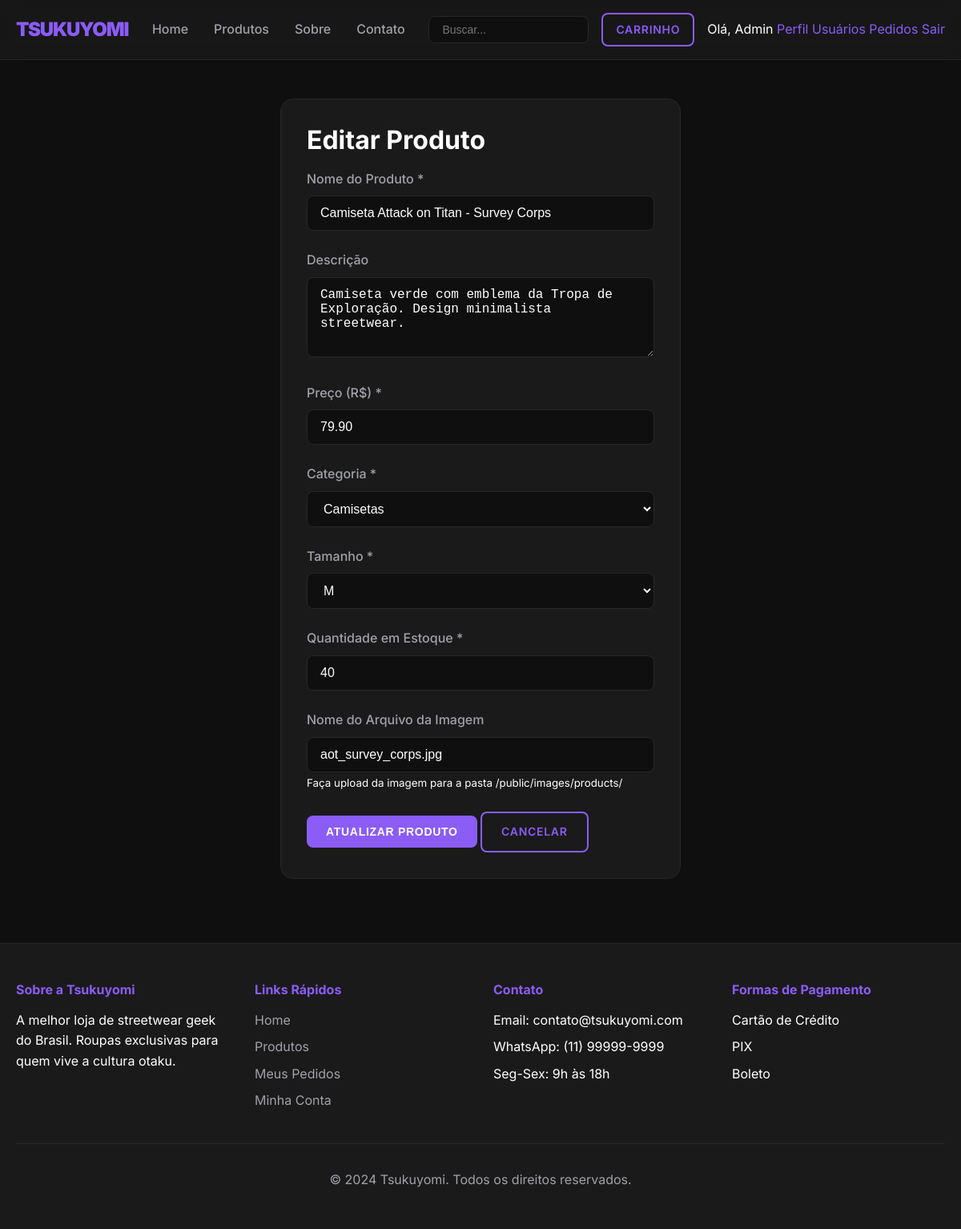
Before: /public/index.php?action=edit_product&id=3 (signed in) with the older database file.
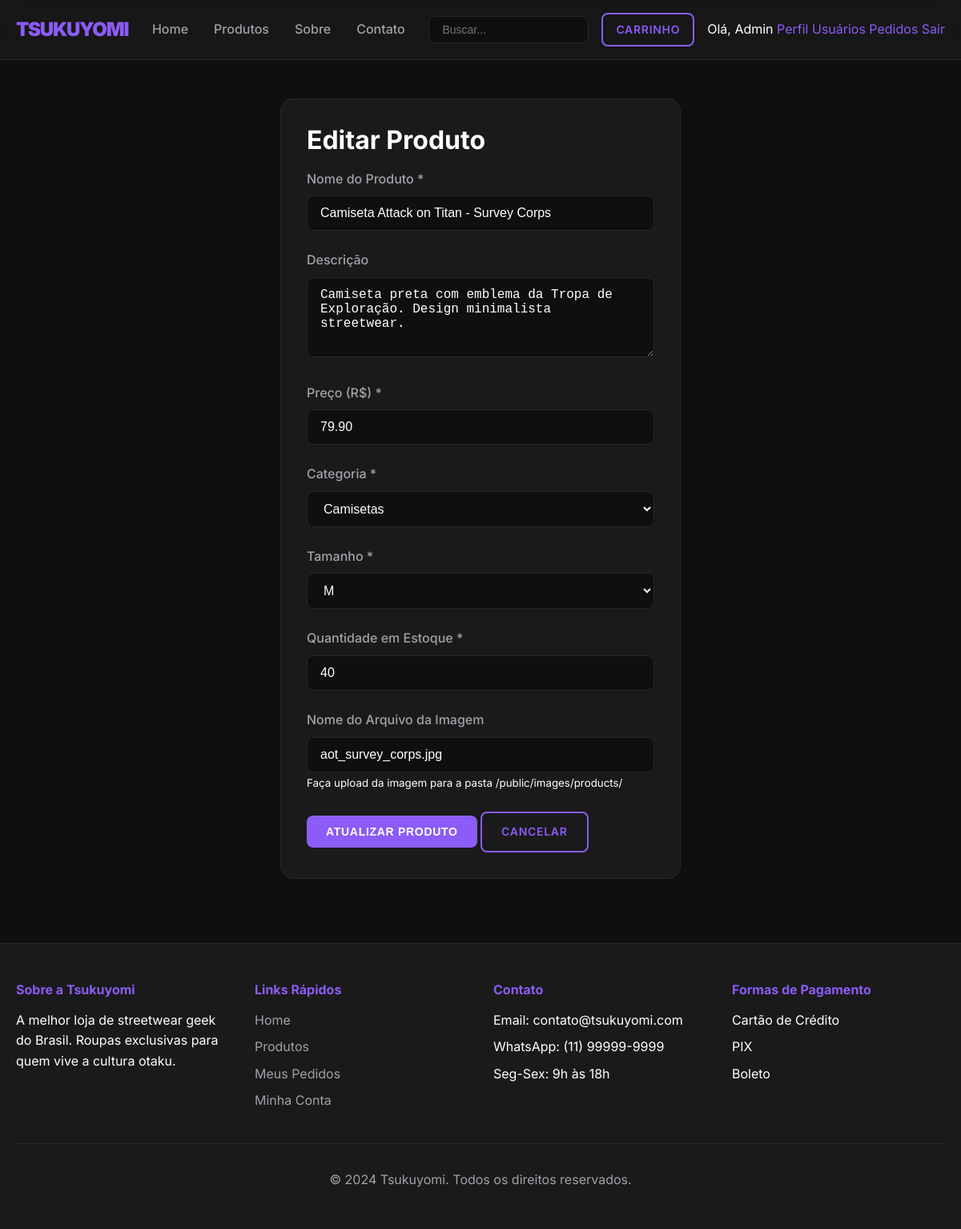
After: the same page with the newer database file.
### tables this page shows
CREATE TABLE `products` (
  `id` int(11) NOT NULL,
  `name` varchar(200) NOT NULL,
  `description` text DEFAULT NULL,
  `price` decimal(10,2) NOT NULL,
  `category` varchar(100) DEFAULT NULL,
  `size` varchar(10) DEFAULT NULL,
  `stock_quantity` int(11) DEFAULT 0,
  `image_url` varchar(255) DEFAULT NULL,
  `created_at` timestamp NOT NULL DEFAULT current_timestamp(),
  `updated_at` timestamp NOT NULL DEFAULT current_timestamp() ON UPDATE current_timestamp()
);

### controllers/ProductController.php (called while the page is built, shortened)
<?php
require_once '../config/database.php';
require_once '../models/Product.php';
class ProductController {
    private $product;
    public function __construct() {
        $database = new Database();
        $this->db = $database->getConnection();
        $this->product = new Product($this->db);
    }
    public function edit($id) {
        $this->product->id = $id;
        $this->product->readOne();
        include '../views/products/edit.php';
    }
}
?>

### config/database.php (called while the page is built, shortened)
<?php
class Database {
    private $host = "localhost";
    private $db_name = "tsukuyomi_store";
    private $username = "root";
    private $password = "";
    public function getConnection() {
        $this->conn = null;
        try {
            $this->conn = new PDO("mysql:host=" . $this->host . ";dbname=" . $this->db_name,
                                  $this->username, $this->password);
            $this->conn->exec("set names utf8");
            $this->conn->setAttribute(PDO::ATTR_ERRMODE, PDO::ERRMODE_EXCEPTION);
        } catch(PDOException $exception) {
            echo "Connection error: " . $exception->getMessage();
        }
        return $this->conn;
    }
}
?>

### models/Product.php (called while the page is built, shortened)
<?php
class Product {
    private $conn;
    private $table_name = "products";
    public $id;
    public function __construct($db) {
        $this->conn = $db;
    }
    public function readOne() {
        $query = "SELECT * FROM " . $this->table_name . " WHERE id = ? LIMIT 0,1";
        $stmt = $this->conn->prepare($query);
        $stmt->bindParam(1, $this->id);
        $stmt->execute();
        $row = $stmt->fetch(PDO::FETCH_ASSOC);
        if($row) {
            $this->name = $row['name'];
            $this->description = $row['description'];
            $this->price = $row['price'];
            $this->category = $row['category'];
            $this->size = $row['size'];
            $this->stock_quantity = $row['stock_quantity'];
            $this->image_url = $row['image_url'];
        }
    }
}
?>

### views/products/edit.php (the view, shortened to what this page needs)
<?php include '../views/layout/header.php'; ?>
<div class="form-container">
    <h2>Editar Produto</h2>
    <form action="/tsukuyomi/public/index.php?action=update_product&id=<?php echo $this->product->id; ?>" method="POST">
        <div class="form-group">
            <label for="name">Nome do Produto *</label>
            <input type="text" id="name" name="name" class="form-control"
                   value="<?php echo htmlspecialchars($this->product->name); ?>" required>
        </div>
        <div class="form-group">
            <label for="description">Descrição</label>
            <textarea id="description" name="description" class="form-control" rows="4"><?php echo htmlspecialchars($this->product->description); ?></textarea>
        </div>
        <div class="form-group">
            <label for="price">Preço (R$) *</label>
            <input type="number" id="price" name="price" class="form-control" step="0.01"
                   value="<?php echo $this->product->price; ?>" required>
        </div>
        <div class="form-group">
            <label for="category">Categoria *</label>
            <select id="category" name="category" class="form-control" required>
                <option value="Camisetas" <?php echo $this->product->category == 'Camisetas' ? 'selected' : ''; ?>>Camisetas</option>
            </select>
        </div>
        <div class="form-group">
            <label for="size">Tamanho *</label>
            <select id="size" name="size" class="form-control" required>
                <option value="M" <?php echo $this->product->size == 'M' ? 'selected' : ''; ?>>M</option>
            </select>
        </div>
        <div class="form-group">
            <label for="stock_quantity">Quantidade em Estoque *</label>
            <input type="number" id="stock_quantity" name="stock_quantity" class="form-control"
                   value="<?php echo $this->product->stock_quantity; ?>" required>
        </div>
        <div class="form-group">
            <label for="image_url">Nome do Arquivo da Imagem</label>
            <input type="text" id="image_url" name="image_url" class="form-control"
                   value="<?php echo htmlspecialchars($this->product->image_url); ?>"
                   placeholder="exemplo: naruto_akatsuki.jpg">
            <small>Faça upload da imagem para a pasta /public/images/products/</small>
        </div>
        <button type="submit" class="btn btn-primary">Atualizar Produto</button>
        <a href="/tsukuyomi/public/index.php?action=products" class="btn btn-secondary">Cancelar</a>
    </form>
</div>
<?php include '../views/layout/footer.php'; ?>

Changed rows visible on the page:
changed products "Camiseta Attack on Titan - Survey Corps": description "Camiseta verde com emblema da Tropa de Exploração. Design minimalista streetwear." → "Camiseta preta com emblema da Tropa de Exploração. Design minimalista streetwear."
